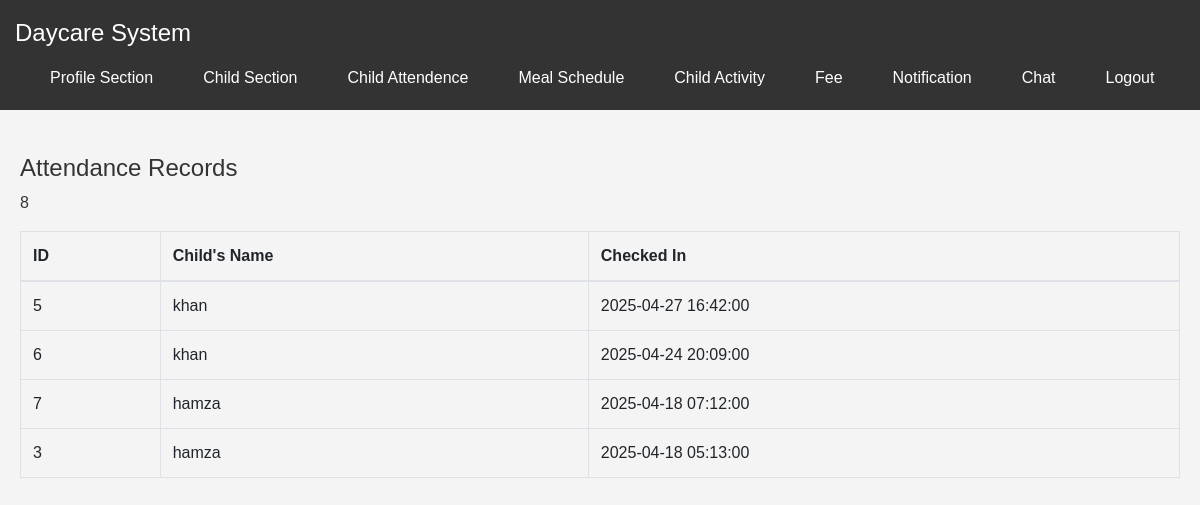
The app's page /child_attendence.php (signed in) with its own data.
### tables this page shows
CREATE TABLE `attendance` (
  `id` int(11) NOT NULL,
  `daycare_id` int(11) NOT NULL,
  `child_id` int(11) NOT NULL,
  `checked_in` datetime NOT NULL
);

### child_attendence.php (the view, shortened to what this page needs)
<?php
include 'db_connection.php';
$daycare_id = $_SESSION['user_id'];
$child_ids = [];
$sql_children = "SELECT id, name FROM daycare_children WHERE daycare_id = '$daycare_id'";
$result_children = mysqli_query($conn, $sql_children);
$child_names = [];
if (mysqli_num_rows($result_children) > 0) {
    while ($child = mysqli_fetch_assoc($result_children)) {
        $child_ids[] = $child['id'];
        $child_names[$child['id']] = $child['name'];
    }
}
$attendance_records = [];
if (!empty($child_ids)) {
    $child_ids_string = implode(',', $child_ids);
    $sql_attendance = "SELECT * FROM attendance WHERE child_id IN ($child_ids_string) ORDER BY checked_in DESC";
    $result_attendance = mysqli_query($conn, $sql_attendance);
    if (mysqli_num_rows($result_attendance) > 0) {
        while ($attendance = mysqli_fetch_assoc($result_attendance)) {
            $attendance_records[] = $attendance;
        }
    }
}
?>
<!DOCTYPE html>
<html lang="en">
<head>
    <link rel="stylesheet" href="https://stackpath.bootstrapcdn.com/bootstrap/4.5.2/css/bootstrap.min.css">
</head>
<body>
<?php include 'navbar.php'; ?>
<div class="main-content container mt-4">
    <h4>Attendance Records</h4>
   <?php echo $daycare_id;  ?>
    <table class="table table-bordered mt-3">
        <thead>
            <tr>
                <th>ID</th>
                <th>Child's Name</th>
                <th>Checked In</th>
            </tr>
        </thead>
        <tbody>
            <?php if (!empty($attendance_records)) : ?>
                <?php foreach ($attendance_records as $record) : ?>
                    <tr>
                        <td><?php echo htmlspecialchars($record['id']); ?></td>
                        <td><?php echo htmlspecialchars($child_names[$record['child_id']] ?? 'Unknown Child'); ?></td>
                        <td><?php echo htmlspecialchars($record['checked_in']); ?></td>
                    </tr>
                <?php endforeach; ?>
            <?php else : ?>
                <tr>
                    <td colspan="3" class="text-center">No attendance records found.</td>
                </tr>
            <?php endif; ?>
        </tbody>
    </table>
</div>
</body>
</html>

### navbar.php (shortened to what this page needs)
<!DOCTYPE html>
<html lang="en">
<head>
<link rel="stylesheet" href="styles.css">
</head>
<body>
<nav class="navbar">
<div class="container">
<a href="#" class="navbar-brand">Daycare System</a>
<div class="navbar-menu">
<ul>
<li><a href="parent_profile.php"> Profile Section</a></li>
<li><a href="add_child.php">Child Section</a></li>
<li><a href="child_attendence.php">Child Attendence</a></li>
<li><a href="meal.php">Meal Schedule</a></li>
<li><a href="child_activity.php">Child Activity</a></li>
<li><a href="child_payment.php">Fee</a></li>
<li><a href="child_notifications.php">Notification</a></li>
<li><a href="parent_chat.php">Chat</a></li>
<li><a href="logout.php">Logout</a></li>
</ul>
</div>
</div>
</nav>
</body>
</html>

### styles.css (style rules this page uses)
body { font-family: Arial, sans-serif; margin: 0; padding: 0; background-color: #f4f4f4; color: #333; }
.container { max-width: 1200px; margin: 0 auto; padding: 20px; }
a { color: #007bff; text-decoration: none; }
.navbar { background-color: #333; color: #fff; padding: 10px 0; position: relative; }
.navbar .container { display: flex; justify-content: space-between; align-items: center; max-width: 1200px; margin: 0 auto; padding: 0 15px; }
.navbar-brand { color: #fff; text-decoration: none; font-size: 1.5em; }
.navbar-menu { display: flex; align-items: center; }
.navbar-menu ul { list-style: none; margin: 0; padding: 0; display: flex; }
.navbar-menu ul li { margin-left: 20px; }
.navbar-menu ul li a { color: #fff; text-decoration: none; padding: 10px 15px; display: block; }

### records on screen
attendance: id "5", child "khan", checked_in "2025-04-27 16:42:00"
attendance: id "6", child "khan", checked_in "2025-04-24 20:09:00"
attendance: id "7", child "hamza", checked_in "2025-04-18 07:12:00"
attendance: id "3", child "hamza", checked_in "2025-04-18 05:13:00"

### other values on screen
$daycare_id "8"
